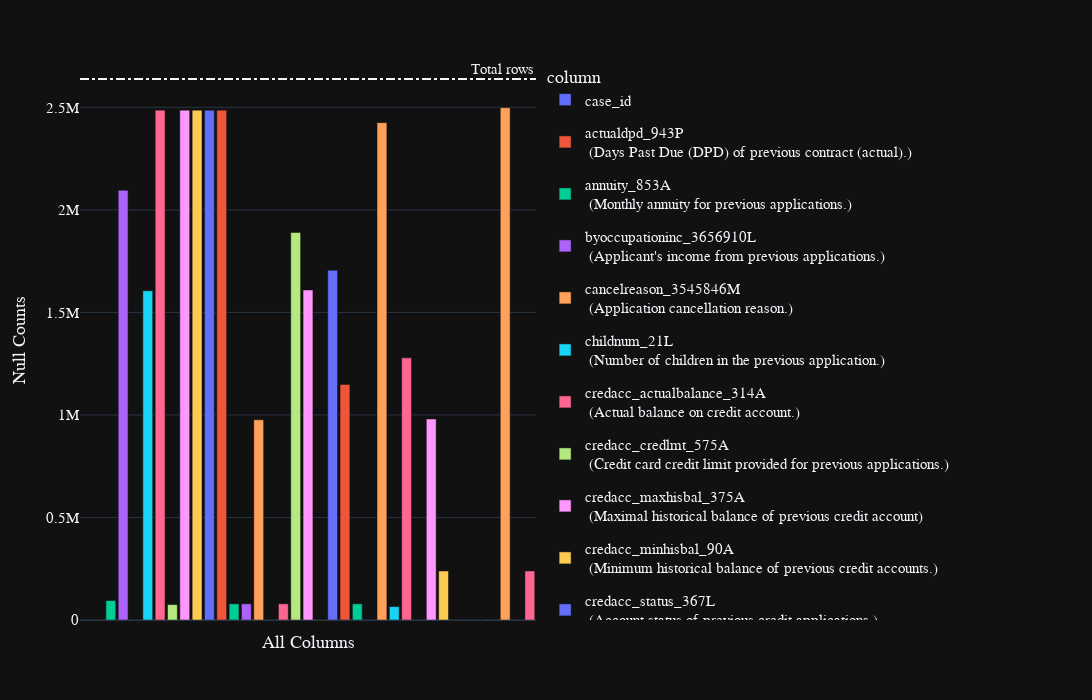

Here is the notebook cell this chart was saved with:
### Code cell
display(train_applprev_2.fetch().head())
train_applprev_2.pipe(plot_nulls)
print(gc.collect())

### Figure 1 — Plotly figure (JSON) as saved in the notebook; plotly's stock layout.template omitted (floating-point values rounded to 4 significant figures)
{"data": [{"alignmentgroup": "True", "customdata": [[0]], "hovertemplate": "<b>%{hovertext}</b><br><br>column=%{x}<br>null_counts=%{y}<br>percent=%{customdata[0]}<extra></extra>", "hovertext": ["case_id"], "legendgroup": "case_id", "marker": {"color": "#636efa", "pattern": {"shape": ""}}, "name": "case_id", "offsetgroup": "case_id", "orientation": "v", "showlegend": true, "textposition": "auto", "type": "bar", "x": ["case_id"], "xaxis": "x", "y": [0], "yaxis": "y"}, {"alignmentgroup": "True", "customdata": [[0]], "hovertemplate": "<b>%{hovertext}</b><br><br>column=%{x}<br>null_counts=%{y}<br>percent=%{customdata[0]}<extra></extra>", "hovertext": ["actualdpd_943P <br> (Days Past Due (DPD) of previous contract (actual).)"], "legendgroup": "actualdpd_943P <br> (Days Past Due (DPD) of previous contract (actual).)", "marker": {"color": "#EF553B", "pattern": {"shape": ""}}, "name": "actualdpd_943P <br> (Days Past Due (DPD) of previous contract (actual).)", "offsetgroup": "actualdpd_943P <br> (Days Past Due (DPD) of previous contract (actual).)", "orientation": "v", "showlegend": true, "textposition": "auto", "type": "bar", "x": ["actualdpd_943P <br> (Days Past Due (DPD) of previous contract (actual).)"], "xaxis": "x", "y": [266], "yaxis": "y"}, {"alignmentgroup": "True", "customdata": [[0.04]], "hovertemplate": "<b>%{hovertext}</b><br><br>column=%{x}<br>null_counts=%{y}<br>percent=%{customdata[0]}<extra></extra>", "hovertext": ["annuity_853A <br> (Monthly annuity for previous applications.)"], "legendgroup": "annuity_853A <br> (Monthly annuity for previous applications.)", "marker": {"color": "#00cc96", "pattern": {"shape": ""}}, "name": "annuity_853A <br> (Monthly annuity for previous applications.)", "offsetgroup": "annuity_853A <br> (Monthly annuity for previous applications.)", "orientation": "v", "showlegend": true, "textposition": "auto", "type": "bar", "x": ["annuity_853A <br> (Monthly annuity for previous applications.)"], "xaxis": "x", "y": [94885], "yaxis": "y"}, {"alignmentgroup": "True", "customdata": [[0.79]], "hovertemplate": "<b>%{hovertext}</b><br><br>column=%{x}<br>null_counts=%{y}<br>percent=%{customdata[0]}<extra></extra>", "hovertext": ["byoccupationinc_3656910L <br> (Applicant's income from previous applications.)"], "legendgroup": "byoccupationinc_3656910L <br> (Applicant's income from previous applications.)", "marker": {"color": "#ab63fa", "pattern": {"shape": ""}}, "name": "byoccupationinc_3656910L <br> (Applicant's income from previous applications.)", "offsetgroup": "byoccupationinc_3656910L <br> (Applicant's income from previous applications.)", "orientation": "v", "showlegend": true, "textposition": "auto", "type": "bar", "x": ["byoccupationinc_3656910L <br> (Applicant's income from previous applications.)"], "xaxis": "x", "y": [2095507], "yaxis": "y"}, {"alignmentgroup": "True", "customdata": [[0]], "hovertemplate": "<b>%{hovertext}</b><br><br>column=%{x}<br>null_counts=%{y}<br>percent=%{customdata[0]}<extra></extra>", "hovertext": ["cancelreason_3545846M <br> (Application cancellation reason.)"], "legendgroup": "cancelreason_3545846M <br> (Application cancellation reason.)", "marker": {"color": "#FFA15A", "pattern": {"shape": ""}}, "name": "cancelreason_3545846M <br> (Application cancellation reason.)", "offsetgroup": "cancelreason_3545846M <br> (Application cancellation reason.)", "orientation": "v", "showlegend": true, "textposition": "auto", "type": "bar", "x": ["cancelreason_3545846M <br> (Application cancellation reason.)"], "xaxis": "x", "y": [0], "yaxis": "y"}, {"alignmentgroup": "True", "customdata": [[0.61]], "hovertemplate": "<b>%{hovertext}</b><br><br>column=%{x}<br>null_counts=%{y}<br>percent=%{customdata[0]}<extra></extra>", "hovertext": ["childnum_21L <br> (Number of children in the previous application.)"], "legendgroup": "childnum_21L <br> (Number of children in the previous application.)", "marker": {"color": "#19d3f3", "pattern": {"shape": ""}}, "name": "childnum_21L <br> (Number of children in the previous application.)", "offsetgroup": "childnum_21L <br> (Number of children in the previous application.)", "orientation": "v", "showlegend": true, "textposition": "auto", "type": "bar", "x": ["childnum_21L <br> (Number of children in the previous application.)"], "xaxis": "x", "y": [1605531], "yaxis": "y"}, {"alignmentgroup": "True", "customdata": [[0.94]], "hovertemplate": "<b>%{hovertext}</b><br><br>column=%{x}<br>null_counts=%{y}<br>percent=%{customdata[0]}<extra></extra>", "hovertext": ["credacc_actualbalance_314A <br> (Actual balance on credit account.)"], "legendgroup": "credacc_actualbalance_314A <br> (Actual balance on credit account.)", "marker": {"color": "#FF6692", "pattern": {"shape": ""}}, "name": "credacc_actualbalance_314A <br> (Actual balance on credit account.)", "offsetgroup": "credacc_actualbalance_314A <br> (Actual balance on credit account.)", "orientation": "v", "showlegend": true, "textposition": "auto", "type": "bar", "x": ["credacc_actualbalance_314A <br> (Actual balance on credit account.)"], "xaxis": "x", "y": [2486439], "yaxis": "y"}, {"alignmentgroup": "True", "customdata": [[0.03]], "hovertemplate": "<b>%{hovertext}</b><br><br>column=%{x}<br>null_counts=%{y}<br>percent=%{customdata[0]}<extra></extra>", "hovertext": ["credacc_credlmt_575A <br> (Credit card credit limit provided for previous applications.)"], "legendgroup": "credacc_credlmt_575A <br> (Credit card credit limit provided for previous applications.)", "marker": {"color": "#B6E880", "pattern": {"shape": ""}}, "name": "credacc_credlmt_575A <br> (Credit card credit limit provided for previous applications.)", "offsetgroup": "credacc_credlmt_575A <br> (Credit card credit limit provided for previous applications.)", "orientation": "v", "showlegend": true, "textposition": "auto", "type": "bar", "x": ["credacc_credlmt_575A <br> (Credit card credit limit provided for previous applications.)"], "xaxis": "x", "y": [75062], "yaxis": "y"}, {"alignmentgroup": "True", "customdata": [[0.94]], "hovertemplate": "<b>%{hovertext}</b><br><br>column=%{x}<br>null_counts=%{y}<br>percent=%{customdata[0]}<extra></extra>", "hovertext": ["credacc_maxhisbal_375A <br> (Maximal historical balance of previous credit account)"], "legendgroup": "credacc_maxhisbal_375A <br> (Maximal historical balance of previous credit account)", "marker": {"color": "#FF97FF", "pattern": {"shape": ""}}, "name": "credacc_maxhisbal_375A <br> (Maximal historical balance of previous credit account)", "offsetgroup": "credacc_maxhisbal_375A <br> (Maximal historical balance of previous credit account)", "orientation": "v", "showlegend": true, "textposition": "auto", "type": "bar", "x": ["credacc_maxhisbal_375A <br> (Maximal historical balance of previous credit account)"], "xaxis": "x", "y": [2486439], "yaxis": "y"}, {"alignmentgroup": "True", "customdata": [[0.94]], "hovertemplate": "<b>%{hovertext}</b><br><br>column=%{x}<br>null_counts=%{y}<br>percent=%{customdata[0]}<extra></extra>", "hovertext": ["credacc_minhisbal_90A <br> (Minimum historical balance of previous credit accounts.)"], "legendgroup": "credacc_minhisbal_90A <br> (Minimum historical balance of previous credit accounts.)", "marker": {"color": "#FECB52", "pattern": {"shape": ""}}, "name": "credacc_minhisbal_90A <br> (Minimum historical balance of previous credit accounts.)", "offsetgroup": "credacc_minhisbal_90A <br> (Minimum historical balance of previous credit accounts.)", "orientation": "v", "showlegend": true, "textposition": "auto", "type": "bar", "x": ["credacc_minhisbal_90A <br> (Minimum historical balance of previous credit accounts.)"], "xaxis": "x", "y": [2486439], "yaxis": "y"}, {"alignmentgroup": "True", "customdata": [[0.94]], "hovertemplate": "<b>%{hovertext}</b><br><br>column=%{x}<br>null_counts=%{y}<br>percent=%{customdata[0]}<extra></extra>", "hovertext": ["credacc_status_367L <br> (Account status of previous credit applications.)"], "legendgroup": "credacc_status_367L <br> (Account status of previous credit applications.)", "marker": {"color": "#636efa", "pattern": {"shape": ""}}, "name": "credacc_status_367L <br> (Account status of previous credit applications.)", "offsetgroup": "credacc_status_367L <br> (Account status of previous credit applications.)", "orientation": "v", "showlegend": true, "textposition": "auto", "type": "bar", "x": ["credacc_status_367L <br> (Account status of previous credit applications.)"], "xaxis": "x", "y": [2486439], "yaxis": "y"}, {"alignmentgroup": "True", "customdata": [[0.94]], "hovertemplate": "<b>%{hovertext}</b><br><br>column=%{x}<br>null_counts=%{y}<br>percent=%{customdata[0]}<extra></extra>", "hovertext": ["credacc_transactions_402L <br> (Number of transactions made with the previous credit account of the applicant.)"], "legendgroup": "credacc_transactions_402L <br> (Number of transactions made with the previous credit account of the applicant.)", "marker": {"color": "#EF553B", "pattern": {"shape": ""}}, "name": "credacc_transactions_402L <br> (Number of transactions made with the previous credit account of the applicant.)", "offsetgroup": "credacc_transactions_402L <br> (Number of transactions made with the previous credit account of the applicant.)", "orientation": "v", "showlegend": true, "textposition": "auto", "type": "bar", "x": ["credacc_transactions_402L <br> (Number of transactions made with the previous credit account of the applicant.)"], "xaxis": "x", "y": [2486439], "yaxis": "y"}, {"alignmentgroup": "True", "customdata": [[0.03]], "hovertemplate": "<b>%{hovertext}</b><br><br>column=%{x}<br>null_counts=%{y}<br>percent=%{customdata[0]}<extra></extra>", "hovertext": ["credamount_590A <br> (Loan amount or card limit of previous applications.)"], "legendgroup": "credamount_590A <br> (Loan amount or card limit of previous applications.)", "marker": {"color": "#00cc96", "pattern": {"shape": ""}}, "name": "credamount_590A <br> (Loan amount or card limit of previous applications.)", "offsetgroup": "credamount_590A <br> (Loan amount or card limit of previous applications.)", "orientation": "v", "showlegend": true, "textposition": "auto", "type": "bar", "x": ["credamount_590A <br> (Loan amount or card limit of previous applications.)"], "xaxis": "x", "y": [78869], "yaxis": "y"}, {"alignmentgroup": "True", "customdata": [[0.03]], "hovertemplate": "<b>%{hovertext}</b><br><br>column=%{x}<br>null_counts=%{y}<br>percent=%{customdata[0]}<extra></extra>", "hovertext": ["credtype_587L <br> (Credit type of previous application.)"], "legendgroup": "credtype_587L <br> (Credit type of previous application.)", "marker": {"color": "#ab63fa", "pattern": {"shape": ""}}, "name": "credtype_587L <br> (Credit type of previous application.)", "offsetgroup": "credtype_587L <br> (Credit type of previous application.)", "orientation": "v", "showlegend": true, "textposition": "auto", "type": "bar", "x": ["credtype_587L <br> (Credit type of previous application.)"], "xaxis": "x", "y": [78869], "yaxis": "y"}, {"alignmentgroup": "True", "customdata": [[0.37]], "hovertemplate": "<b>%{hovertext}</b><br><br>column=%{x}<br>null_counts=%{y}<br>percent=%{customdata[0]}<extra></extra>", "hovertext": ["currdebt_94A <br> (Previous application's current debt.)"], "legendgroup": "currdebt_94A <br> (Previous application's current debt.)", "marker": {"color": "#FFA15A", "pattern": {"shape": ""}}, "name": "currdebt_94A <br> (Previous application's current debt.)", "offsetgroup": "currdebt_94A <br> (Previous application's current debt.)", "orientation": "v", "showlegend": true, "textposition": "auto", "type": "bar", "x": ["currdebt_94A <br> (Previous application's current debt.)"], "xaxis": "x", "y": [976135], "yaxis": "y"}, {"alignmentgroup": "True", "customdata": [[0]], "hovertemplate": "<b>%{hovertext}</b><br><br>column=%{x}<br>null_counts=%{y}<br>percent=%{customdata[0]}<extra></extra>", "hovertext": ["district_544M <br> (District of the address used in the previous loan application.)"], "legendgroup": "district_544M <br> (District of the address used in the previous loan application.)", "marker": {"color": "#19d3f3", "pattern": {"shape": ""}}, "name": "district_544M <br> (District of the address used in the previous loan application.)", "offsetgroup": "district_544M <br> (District of the address used in the previous loan application.)", "orientation": "v", "showlegend": true, "textposition": "auto", "type": "bar", "x": ["district_544M <br> (District of the address used in the previous loan application.)"], "xaxis": "x", "y": [0], "yaxis": "y"}, {"alignmentgroup": "True", "customdata": [[0.03]], "hovertemplate": "<b>%{hovertext}</b><br><br>column=%{x}<br>null_counts=%{y}<br>percent=%{customdata[0]}<extra></extra>", "hovertext": ["downpmt_134A <br> (Previous application downpayment amount.)"], "legendgroup": "downpmt_134A <br> (Previous application downpayment amount.)", "marker": {"color": "#FF6692", "pattern": {"shape": ""}}, "name": "downpmt_134A <br> (Previous application downpayment amount.)", "offsetgroup": "downpmt_134A <br> (Previous application downpayment amount.)", "orientation": "v", "showlegend": true, "textposition": "auto", "type": "bar", "x": ["downpmt_134A <br> (Previous application downpayment amount.)"], "xaxis": "x", "y": [78869], "yaxis": "y"}, {"alignmentgroup": "True", "customdata": [[0.72]], "hovertemplate": "<b>%{hovertext}</b><br><br>column=%{x}<br>null_counts=%{y}<br>percent=%{customdata[0]}<extra></extra>", "hovertext": ["dtlastpmt_581D <br> (Date of last payment made by the applicant.)"], "legendgroup": "dtlastpmt_581D <br> (Date of last payment made by the applicant.)", "marker": {"color": "#B6E880", "pattern": {"shape": ""}}, "name": "dtlastpmt_581D <br> (Date of last payment made by the applicant.)", "offsetgroup": "dtlastpmt_581D <br> (Date of last payment made by the applicant.)", "orientation": "v", "showlegend": true, "textposition": "auto", "type": "bar", "x": ["dtlastpmt_581D <br> (Date of last payment made by the applicant.)"], "xaxis": "x", "y": [1890009], "yaxis": "y"}, {"alignmentgroup": "True", "customdata": [[0.61]], "hovertemplate": "<b>%{hovertext}</b><br><br>column=%{x}<br>null_counts=%{y}<br>percent=%{customdata[0]}<extra></extra>", "hovertext": ["dtlastpmtallstes_3545839D <br> (Date of the applicant's last payment.)"], "legendgroup": "dtlastpmtallstes_3545839D <br> (Date of the applicant's last payment.)", "marker": {"color": "#FF97FF", "pattern": {"shape": ""}}, "name": "dtlastpmtallstes_3545839D <br> (Date of the applicant's last payment.)", "offsetgroup": "dtlastpmtallstes_3545839D <br> (Date of the applicant's last payment.)", "orientation": "v", "showlegend": true, "textposition": "auto", "type": "bar", "x": ["dtlastpmtallstes_3545839D <br> (Date of the applicant's last payment.)"], "xaxis": "x", "y": [1609466], "yaxis": "y"}, {"alignmentgroup": "True", "customdata": [[0]], "hovertemplate": "<b>%{hovertext}</b><br><br>column=%{x}<br>null_counts=%{y}<br>percent=%{customdata[0]}<extra></extra>", "hovertext": ["education_1138M <br> (Applicant's education level from their previous application.)"], "legendgroup": "education_1138M <br> (Applicant's education level from their previous application.)", "marker": {"color": "#FECB52", "pattern": {"shape": ""}}, "name": "education_1138M <br> (Applicant's education level from their previous application.)", "offsetgroup": "education_1138M <br> (Applicant's education level from their previous application.)", "orientation": "v", "showlegend": true, "textposition": "auto", "type": "bar", "x": ["education_1138M <br> (Applicant's education level from their previous application.)"], "xaxis": "x", "y": [0], "yaxis": "y"}, {"alignmentgroup": "True", "customdata": [[0.65]], "hovertemplate": "<b>%{hovertext}</b><br><br>column=%{x}<br>null_counts=%{y}<br>percent=%{customdata[0]}<extra></extra>", "hovertext": ["employedfrom_700D <br> (Employment start date from the previous application.)"], "legendgroup": "employedfrom_700D <br> (Employment start date from the previous application.)", "marker": {"color": "#636efa", "pattern": {"shape": ""}}, "name": "employedfrom_700D <br> (Employment start date from the previous application.)", "offsetgroup": "employedfrom_700D <br> (Employment start date from the previous application.)", "orientation": "v", "showlegend": true, "textposition": "auto", "type": "bar", "x": ["employedfrom_700D <br> (Employment start date from the previous application.)"], "xaxis": "x", "y": [1705609], "yaxis": "y"}, {"alignmentgroup": "True", "customdata": [[0.44]], "hovertemplate": "<b>%{hovertext}</b><br><br>column=%{x}<br>null_counts=%{y}<br>percent=%{customdata[0]}<extra></extra>", "hovertext": ["familystate_726L <br> (Family State in previous application of applicant.)"], "legendgroup": "familystate_726L <br> (Family State in previous application of applicant.)", "marker": {"color": "#EF553B", "pattern": {"shape": ""}}, "name": "familystate_726L <br> (Family State in previous application of applicant.)", "offsetgroup": "familystate_726L <br> (Family State in previous application of applicant.)", "orientation": "v", "showlegend": true, "textposition": "auto", "type": "bar", "x": ["familystate_726L <br> (Family State in previous application of applicant.)"], "xaxis": "x", "y": [1148691], "yaxis": "y"}, {"alignmentgroup": "True", "customdata": [[0.03]], "hovertemplate": "<b>%{hovertext}</b><br><br>column=%{x}<br>null_counts=%{y}<br>percent=%{customdata[0]}<extra></extra>", "hovertext": ["inittransactioncode_279L <br> (Type of the initial transaction made in the previous application of the client.)"], "legendgroup": "inittransactioncode_279L <br> (Type of the initial transaction made in the previous application of the client.)", "marker": {"color": "#00cc96", "pattern": {"shape": ""}}, "name": "inittransactioncode_279L <br> (Type of the initial transaction made in the previous application of the client.)", "offsetgroup": "inittransactioncode_279L <br> (Type of the initial transaction made in the previous application of the client.)", "orientation": "v", "showlegend": true, "textposition": "auto", "type": "bar", "x": ["inittransactioncode_279L <br> (Type of the initial transaction made in the previous application of the client.)"], "xaxis": "x", "y": [78869], "yaxis": "y"}, {"alignmentgroup": "True", "customdata": [[0]], "hovertemplate": "<b>%{hovertext}</b><br><br>column=%{x}<br>null_counts=%{y}<br>percent=%{customdata[0]}<extra></extra>", "hovertext": ["isbidproduct_390L <br> (Flag for determining if the product is a cross-sell in previous applications.)"], "legendgroup": "isbidproduct_390L <br> (Flag for determining if the product is a cross-sell in previous applications.)", "marker": {"color": "#ab63fa", "pattern": {"shape": ""}}, "name": "isbidproduct_390L <br> (Flag for determining if the product is a cross-sell in previous applications.)", "offsetgroup": "isbidproduct_390L <br> (Flag for determining if the product is a cross-sell in previous applications.)", "orientation": "v", "showlegend": true, "textposition": "auto", "type": "bar", "x": ["isbidproduct_390L <br> (Flag for determining if the product is a cross-sell in previous applications.)"], "xaxis": "x", "y": [31], "yaxis": "y"}, {"alignmentgroup": "True", "customdata": [[0.92]], "hovertemplate": "<b>%{hovertext}</b><br><br>column=%{x}<br>null_counts=%{y}<br>percent=%{customdata[0]}<extra></extra>", "hovertext": ["isdebitcard_527L <br> (Previous application flag indicating if product being applied for is a debit card.)"], "legendgroup": "isdebitcard_527L <br> (Previous application flag indicating if product being applied for is a debit card.)", "marker": {"color": "#FFA15A", "pattern": {"shape": ""}}, "name": "isdebitcard_527L <br> (Previous application flag indicating if product being applied for is a debit card.)", "offsetgroup": "isdebitcard_527L <br> (Previous application flag indicating if product being applied for is a debit card.)", "orientation": "v", "showlegend": true, "textposition": "auto", "type": "bar", "x": ["isdebitcard_527L <br> (Previous application flag indicating if product being applied for is a debit card.)"], "xaxis": "x", "y": [2425416], "yaxis": "y"}, {"alignmentgroup": "True", "customdata": [[0.02]], "hovertemplate": "<b>%{hovertext}</b><br><br>column=%{x}<br>null_counts=%{y}<br>percent=%{customdata[0]}<extra></extra>", "hovertext": ["mainoccupationinc_437A <br> (Client's main income amount in their previous application.)"], "legendgroup": "mainoccupationinc_437A <br> (Client's main income amount in their previous application.)", "marker": {"color": "#19d3f3", "pattern": {"shape": ""}}, "name": "mainoccupationinc_437A <br> (Client's main income amount in their previous application.)", "offsetgroup": "mainoccupationinc_437A <br> (Client's main income amount in their previous application.)", "orientation": "v", "showlegend": true, "textposition": "auto", "type": "bar", "x": ["mainoccupationinc_437A <br> (Client's main income amount in their previous application.)"], "xaxis": "x", "y": [65371], "yaxis": "y"}, {"alignmentgroup": "True", "customdata": [[0.48]], "hovertemplate": "<b>%{hovertext}</b><br><br>column=%{x}<br>null_counts=%{y}<br>percent=%{customdata[0]}<extra></extra>", "hovertext": ["maxdpdtolerance_577P <br> (Maximum DPD with tolerance (on previous application/s).)"], "legendgroup": "maxdpdtolerance_577P <br> (Maximum DPD with tolerance (on previous application/s).)", "marker": {"color": "#FF6692", "pattern": {"shape": ""}}, "name": "maxdpdtolerance_577P <br> (Maximum DPD with tolerance (on previous application/s).)", "offsetgroup": "maxdpdtolerance_577P <br> (Maximum DPD with tolerance (on previous application/s).)", "orientation": "v", "showlegend": true, "textposition": "auto", "type": "bar", "x": ["maxdpdtolerance_577P <br> (Maximum DPD with tolerance (on previous application/s).)"], "xaxis": "x", "y": [1278326], "yaxis": "y"}, {"alignmentgroup": "True", "customdata": [[0]], "hovertemplate": "<b>%{hovertext}</b><br><br>column=%{x}<br>null_counts=%{y}<br>percent=%{customdata[0]}<extra></extra>", "hovertext": ["num_group1"], "legendgroup": "num_group1", "marker": {"color": "#B6E880", "pattern": {"shape": ""}}, "name": "num_group1", "offsetgroup": "num_group1", "orientation": "v", "showlegend": true, "textposition": "auto", "type": "bar", "x": ["num_group1"], "xaxis": "x", "y": [0], "yaxis": "y"}, {"alignmentgroup": "True", "customdata": [[0.37]], "hovertemplate": "<b>%{hovertext}</b><br><br>column=%{x}<br>null_counts=%{y}<br>percent=%{customdata[0]}<extra></extra>", "hovertext": ["outstandingdebt_522A <br> (Amount of outstanding debt on the client's previous application.)"], "legendgroup": "outstandingdebt_522A <br> (Amount of outstanding debt on the client's previous application.)", "marker": {"color": "#FF97FF", "pattern": {"shape": ""}}, "name": "outstandingdebt_522A <br> (Amount of outstanding debt on the client's previous application.)", "offsetgroup": "outstandingdebt_522A <br> (Amount of outstanding debt on the client's previous application.)", "orientation": "v", "showlegend": true, "textposition": "auto", "type": "bar", "x": ["outstandingdebt_522A <br> (Amount of outstanding debt on the client's previous application.)"], "xaxis": "x", "y": [980346], "yaxis": "y"}, {"alignmentgroup": "True", "customdata": [[0.09]], "hovertemplate": "<b>%{hovertext}</b><br><br>column=%{x}<br>null_counts=%{y}<br>percent=%{customdata[0]}<extra></extra>", "hovertext": ["pmtnum_8L <br> (Number of payments made for the previous application.)"], "legendgroup": "pmtnum_8L <br> (Number of payments made for the previous application.)", "marker": {"color": "#FECB52", "pattern": {"shape": ""}}, "name": "pmtnum_8L <br> (Number of payments made for the previous application.)", "offsetgroup": "pmtnum_8L <br> (Number of payments made for the previous application.)", "orientation": "v", "showlegend": true, "textposition": "auto", "type": "bar", "x": ["pmtnum_8L <br> (Number of payments made for the previous application.)"], "xaxis": "x", "y": [238987], "yaxis": "y"}, {"alignmentgroup": "True", "customdata": [[0]], "hovertemplate": "<b>%{hovertext}</b><br><br>column=%{x}<br>null_counts=%{y}<br>percent=%{customdata[0]}<extra></extra>", "hovertext": ["postype_4733339M <br> (Type of point of sale.)"], "legendgroup": "postype_4733339M <br> (Type of point of sale.)", "marker": {"color": "#636efa", "pattern": {"shape": ""}}, "name": "postype_4733339M <br> (Type of point of sale.)", "offsetgroup": "postype_4733339M <br> (Type of point of sale.)", "orientation": "v", "showlegend": true, "textposition": "auto", "type": "bar", "x": ["postype_4733339M <br> (Type of point of sale.)"], "xaxis": "x", "y": [0], "yaxis": "y"}, {"alignmentgroup": "True", "customdata": [[0]], "hovertemplate": "<b>%{hovertext}</b><br><br>column=%{x}<br>null_counts=%{y}<br>percent=%{customdata[0]}<extra></extra>", "hovertext": ["profession_152M <br> (Profession of the client during their previous loan application.)"], "legendgroup": "profession_152M <br> (Profession of the client during their previous loan application.)", "marker": {"color": "#EF553B", "pattern": {"shape": ""}}, "name": "profession_152M <br> (Profession of the client during their previous loan application.)", "offsetgroup": "profession_152M <br> (Profession of the client during their previous loan application.)", "orientation": "v", "showlegend": true, "textposition": "auto", "type": "bar", "x": ["profession_152M <br> (Profession of the client during their previous loan application.)"], "xaxis": "x", "y": [0], "yaxis": "y"}, {"alignmentgroup": "True", "customdata": [[0]], "hovertemplate": "<b>%{hovertext}</b><br><br>column=%{x}<br>null_counts=%{y}<br>percent=%{customdata[0]}<extra></extra>", "hovertext": ["rejectreason_755M <br> (Reason for previous application rejection.)"], "legendgroup": "rejectreason_755M <br> (Reason for previous application rejection.)", "marker": {"color": "#00cc96", "pattern": {"shape": ""}}, "name": "rejectreason_755M <br> (Reason for previous application rejection.)", "offsetgroup": "rejectreason_755M <br> (Reason for previous application rejection.)", "orientation": "v", "showlegend": true, "textposition": "auto", "type": "bar", "x": ["rejectreason_755M <br> (Reason for previous application rejection.)"], "xaxis": "x", "y": [0], "yaxis": "y"}, {"alignmentgroup": "True", "customdata": [[0]], "hovertemplate": "<b>%{hovertext}</b><br><br>column=%{x}<br>null_counts=%{y}<br>percent=%{customdata[0]}<extra></extra>", "hovertext": ["rejectreasonclient_4145042M <br> (Reason for rejection of the client's previous application.)"], "legendgroup": "rejectreasonclient_4145042M <br> (Reason for rejection of the client's previous application.)", "marker": {"color": "#ab63fa", "pattern": {"shape": ""}}, "name": "rejectreasonclient_4145042M <br> (Reason for rejection of the client's previous application.)", "offsetgroup": "rejectreasonclient_4145042M <br> (Reason for rejection of the client's previous application.)", "orientation": "v", "showlegend": true, "textposition": "auto", "type": "bar", "x": ["rejectreasonclient_4145042M <br> (Reason for rejection of the client's previous application.)"], "xaxis": "x", "y": [0], "yaxis": "y"}, {"alignmentgroup": "True", "customdata": [[0.95]], "hovertemplate": "<b>%{hovertext}</b><br><br>column=%{x}<br>null_counts=%{y}<br>percent=%{customdata[0]}<extra></extra>", "hovertext": ["revolvingaccount_394A <br> (Revolving account that was present in the applicant's previous application.)"], "legendgroup": "revolvingaccount_394A <br> (Revolving account that was present in the applicant's previous application.)", "marker": {"color": "#FFA15A", "pattern": {"shape": ""}}, "name": "revolvingaccount_394A <br> (Revolving account that was present in the applicant's previous application.)", "offsetgroup": "revolvingaccount_394A <br> (Revolving account that was present in the applicant's previous application.)", "orientation": "v", "showlegend": true, "textposition": "auto", "type": "bar", "x": ["revolvingaccount_394A <br> (Revolving account that was present in the applicant's previous application.)"], "xaxis": "x", "y": [2498196], "yaxis": "y"}, {"alignmentgroup": "True", "customdata": [[0]], "hovertemplate": "<b>%{hovertext}</b><br><br>column=%{x}<br>null_counts=%{y}<br>percent=%{customdata[0]}<extra></extra>", "hovertext": ["status_219L <br> (Previous application status.)"], "legendgroup": "status_219L <br> (Previous application status.)", "marker": {"color": "#19d3f3", "pattern": {"shape": ""}}, "name": "status_219L <br> (Previous application status.)", "offsetgroup": "status_219L <br> (Previous application status.)", "orientation": "v", "showlegend": true, "textposition": "auto", "type": "bar", "x": ["status_219L <br> (Previous application status.)"], "xaxis": "x", "y": [31], "yaxis": "y"}, {"alignmentgroup": "True", "customdata": [[0.09]], "hovertemplate": "<b>%{hovertext}</b><br><br>column=%{x}<br>null_counts=%{y}<br>percent=%{customdata[0]}<extra></extra>", "hovertext": ["tenor_203L <br> (Number of instalments in the previous application.)"], "legendgroup": "tenor_203L <br> (Number of instalments in the previous application.)", "marker": {"color": "#FF6692", "pattern": {"shape": ""}}, "name": "tenor_203L <br> (Number of instalments in the previous application.)", "offsetgroup": "tenor_203L <br> (Number of instalments in the previous application.)", "orientation": "v", "showlegend": true, "textposition": "auto", "type": "bar", "x": ["tenor_203L <br> (Number of instalments in the previous application.)"], "xaxis": "x", "y": [238987], "yaxis": "y"}], "layout": {"annotations": [{"showarrow": false, "text": "Total rows", "x": 1, "xanchor": "right", "xref": "x domain", "y": 2638295, "yanchor": "bottom", "yref": "y"}], "barmode": "relative", "height": 700, "legend": {"title": {"text": "column"}, "tracegroupgap": 10}, "margin": {"t": 60}, "shapes": [{"line": {"dash": "dashdot"}, "type": "line", "x0": 0, "x1": 1, "xref": "x domain", "y0": 2638295, "y1": 2638295, "yref": "y"}], "showlegend": true, "width": 3000, "xaxis": {"anchor": "y", "categoryarray": ["case_id", "actualdpd_943P <br> (Days Past Due (DPD) of previous contract (actual).)", "annuity_853A <br> (Monthly annuity for previous applications.)", "byoccupationinc_3656910L <br> (Applicant's income from previous applications.)", "cancelreason_3545846M <br> (Application cancellation reason.)", "childnum_21L <br> (Number of children in the previous application.)", "credacc_actualbalance_314A <br> (Actual balance on credit account.)", "credacc_credlmt_575A <br> (Credit card credit limit provided for previous applications.)", "credacc_maxhisbal_375A <br> (Maximal historical balance of previous credit account)", "credacc_minhisbal_90A <br> (Minimum historical balance of previous credit accounts.)", "credacc_status_367L <br> (Account status of previous credit applications.)", "credacc_transactions_402L <br> (Number of transactions made with the previous credit account of the applicant.)", "credamount_590A <br> (Loan amount or card limit of previous applications.)", "credtype_587L <br> (Credit type of previous application.)", "currdebt_94A <br> (Previous application's current debt.)", "district_544M <br> (District of the address used in the previous loan application.)", "downpmt_134A <br> (Previous application downpayment amount.)", "dtlastpmt_581D <br> (Date of last payment made by the applicant.)", "dtlastpmtallstes_3545839D <br> (Date of the applicant's last payment.)", "education_1138M <br> (Applicant's education level from their previous application.)", "employedfrom_700D <br> (Employment start date from the previous application.)", "familystate_726L <br> (Family State in previous application of applicant.)", "inittransactioncode_279L <br> (Type of the initial transaction made in the previous application of the client.)", "isbidproduct_390L <br> (Flag for determining if the product is a cross-sell in previous applications.)", "isdebitcard_527L <br> (Previous application flag indicating if product being applied for is a debit card.)", "mainoccupationinc_437A <br> (Client's main income amount in their previous application.)", "maxdpdtolerance_577P <br> (Maximum DPD with tolerance (on previous application/s).)", "num_group1", "outstandingdebt_522A <br> (Amount of outstanding debt on the client's previous application.)", "pmtnum_8L <br> (Number of payments made for the previous application.)", "postype_4733339M <br> (Type of point of sale.)", "profession_152M <br> (Profession of the client during their previous loan application.)", "rejectreason_755M <br> (Reason for previous application rejection.)", "rejectreasonclient_4145042M <br> (Reason for rejection of the client's previous application.)", "revolvingaccount_394A <br> (Revolving account that was present in the applicant's previous application.)", "status_219L <br> (Previous application status.)", "tenor_203L <br> (Number of instalments in the previous application.)"], "categoryorder": "array", "domain": [0, 1], "showticklabels": false, "title": {"text": "All Columns"}}, "yaxis": {"anchor": "x", "domain": [0, 1], "title": {"text": "Null Counts"}}}}
